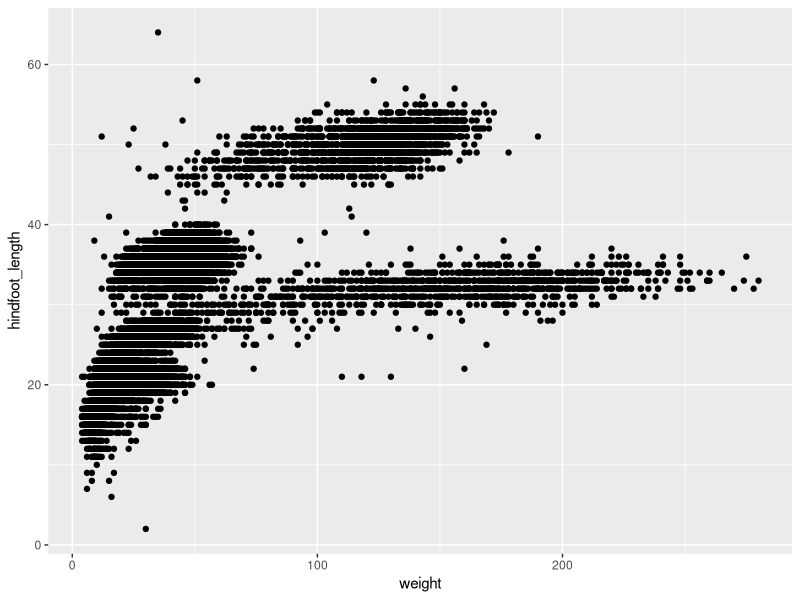
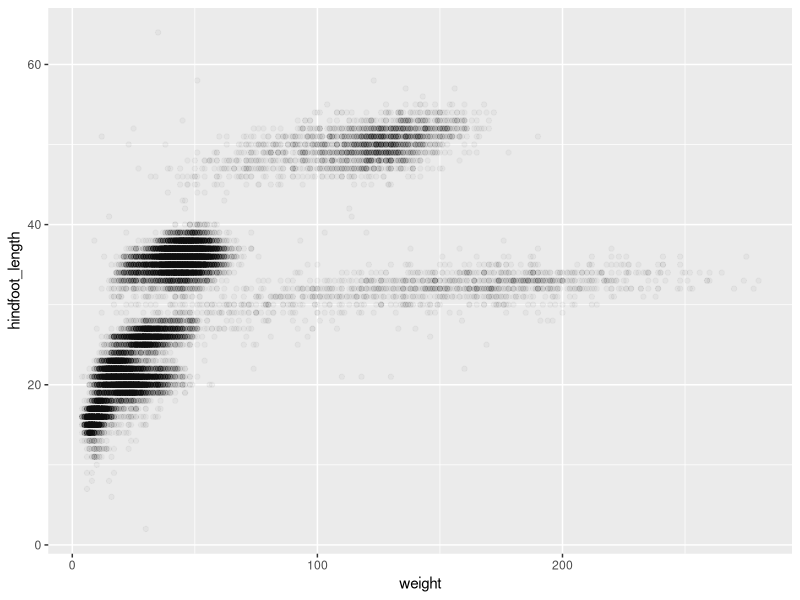
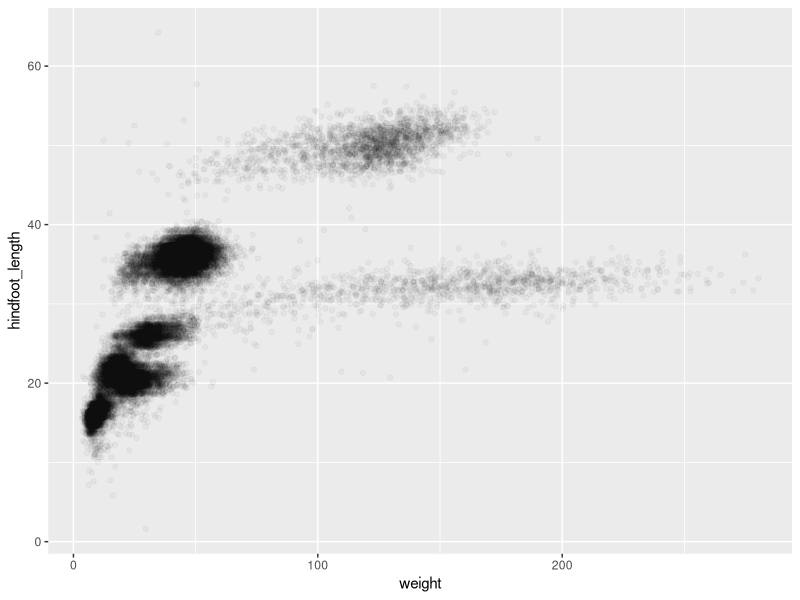
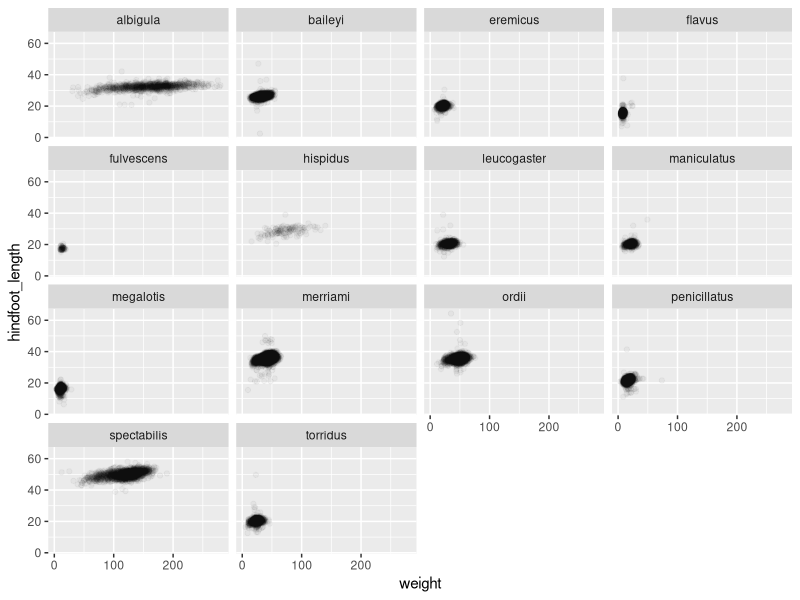
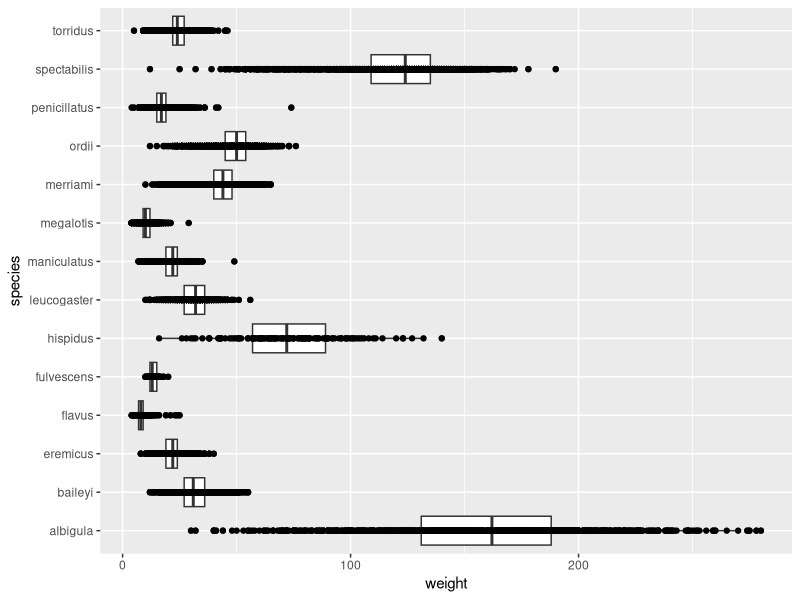
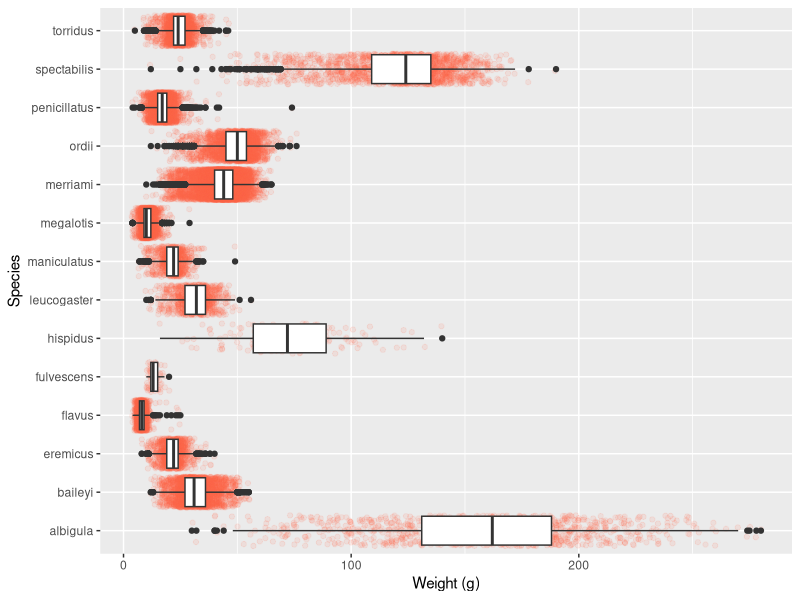
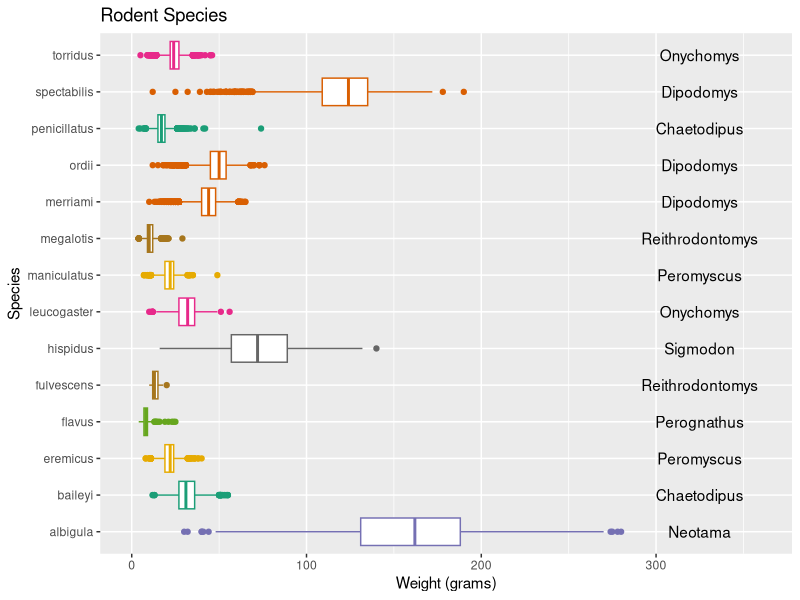
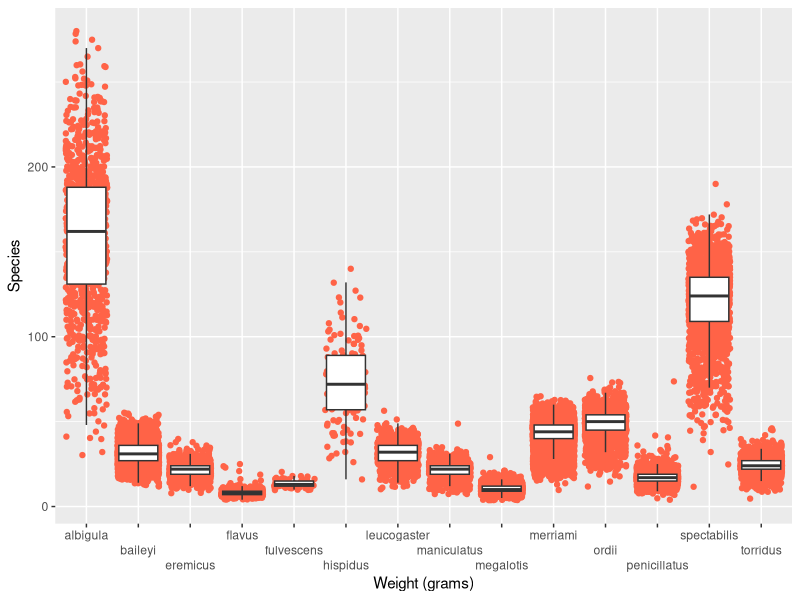

Source code (R) for these figures, in order:
## ---- chunk 1
#| warning: false
#| include: false
library(tidyverse)
library(here)
library(RColorBrewer)
## ---- chunk 2
#| warning: false
# Code for question 1! 
surveys <- read_csv(here::here("supporting_artifacts", "learning_targets", "Data", "surveys.csv"), 
                    show_col_types = FALSE)

## ---- chunk 3
dim(surveys)
## ---- chunk 4
str(surveys)
## ---- chunk 5
# Code for question 4! 
ggplot(data = surveys, 
       mapping = aes(x = weight, y = hindfoot_length)) + 
  geom_point()

## ---- chunk 6
#Code for question 5!

ggplot(data = surveys, 
       mapping = aes(x = weight,
                     y = hindfoot_length)) + 
  geom_point(alpha = 0.035)


## ---- chunk 7
# Code for question 6! 
ggplot(data = surveys, 
       mapping = aes(x = weight, 
                     y = hindfoot_length)) +
  geom_jitter(
    alpha = 0.035,
    width = 0.5,
    height = 0.5
  ) 
## ---- chunk 8
# Code for question 7
ggplot(data = surveys, 
       mapping = aes(x = weight, y = hindfoot_length)) +
  geom_jitter(
    alpha = 0.035,
    width = 0.5,
    height = 0.5) +
  facet_wrap(~ species)
## ---- chunk 9
# Code for question 8 (and 9)!
ggplot(data = surveys, 
       mapping = aes(x = weight, y = species)) +
  geom_boxplot() +
  geom_point()
## ---- chunk 10
ggplot(data = surveys, 
  mapping = aes(x = weight, y = species)) +
  geom_jitter(color = "tomato", alpha = 0.1) +
  geom_boxplot(outlier.alpha = 1) +
  labs(x = "Weight (g)", y = "Species") +
  theme(legend.position = "none")
## ---- chunk 11
# Code for question 10! 
ggplot(data = surveys, 
       mapping = aes(x = weight, y = species, color = genus)) +
  labs(x = "Weight (grams)", y = "Species", title = "Rodent Species") +
  scale_color_manual(values = brewer.pal(n = 8, name = "Dark2")) +
  geom_boxplot(outlier.alpha = 1) +
  theme(legend.position = "none") +
  coord_cartesian(xlim = c(0, 360)) +
  annotate("text", y = 1, x = 325, label = "Neotama") +
  annotate("text", y = 2, x = 325, label = "Chaetodipus") +
  annotate("text", y = 3, x = 325, label = "Peromyscus") +
  annotate("text", y = 4, x = 325, label = "Perognathus") +
  annotate("text", y = 5, x = 325, label = "Reithrodontomys") +
  annotate("text", y = 6, x = 325, label = "Sigmodon") +
  annotate("text", y = 7, x = 325, label = "Onychomys") +
  annotate("text", y = 8, x = 325, label = "Peromyscus") +
  annotate("text", y = 9, x = 325, label = "Reithrodontomys") +
  annotate("text", y = 10, x = 325, label = "Dipodomys") +
  annotate("text", y = 11, x = 325, label = "Dipodomys") +
  annotate("text", y = 12, x = 325, label = "Chaetodipus") +
  annotate("text", y = 13, x = 325, label = "Dipodomys") +
  annotate("text", y = 14, x = 325, label = "Onychomys") 
## ---- chunk 12
# Code for question 11! 
ggplot(data = surveys, 
       mapping = aes(x = species, y = weight)) +
  labs(x = "Weight (grams)", y = "Species") +
  geom_jitter(color = "tomato") +
  geom_boxplot(outlier.alpha = 0) +
  scale_x_discrete(guide = guide_axis(n.dodge = 3))

